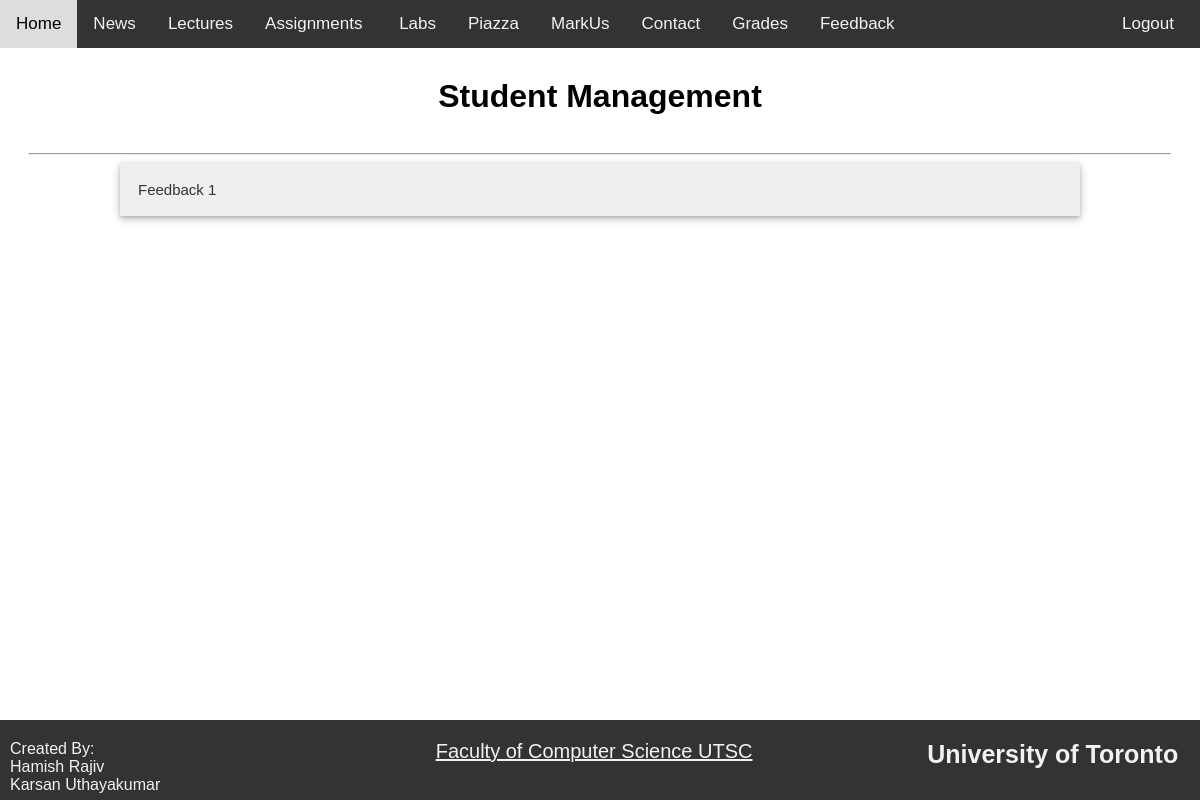
Before: /viewFeedback (signed in) with the older database file.
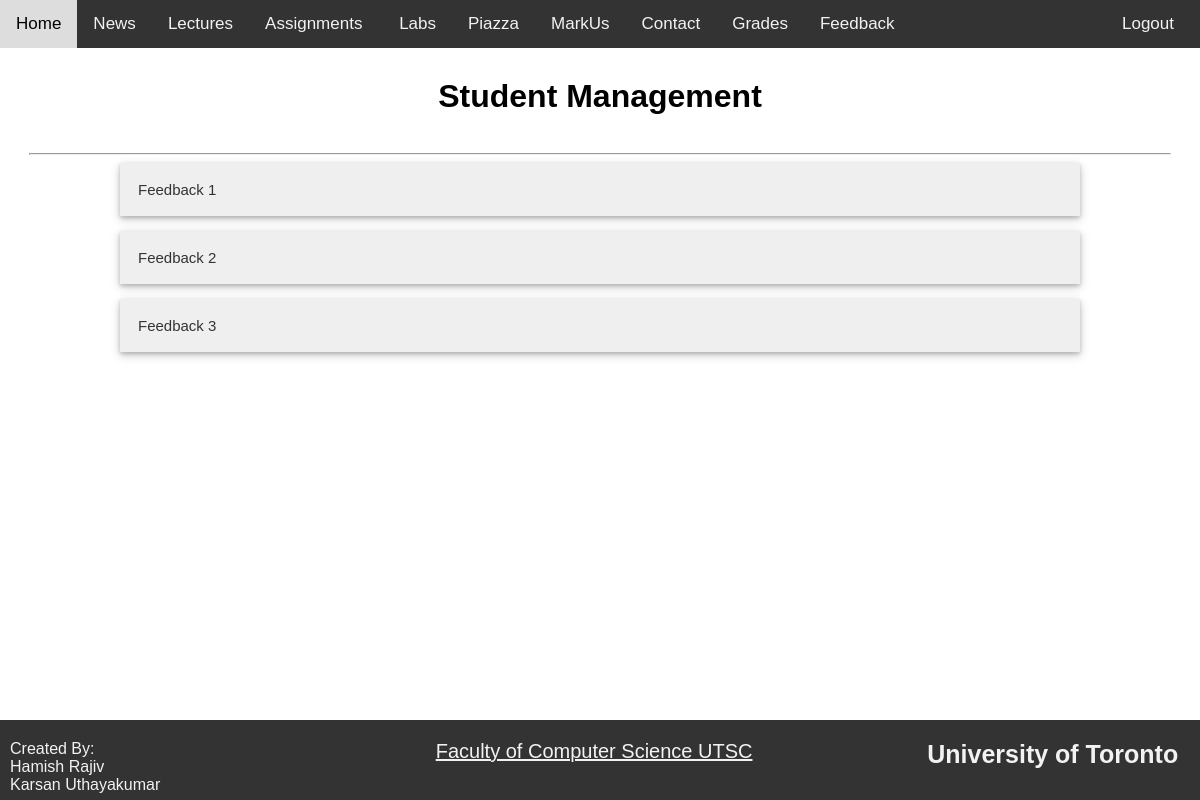
After: the same page with the newer database file.
### databaseSchema.py (models this page shows)
class Feedback(Base):
    __tablename__ = "feedback"
    id = Column(Integer, primary_key=True)
    instructorId = Column(Integer,  ForeignKey('instructor.id'))
    q1 = Column(String)
    q2 = Column(String)
    q3 = Column(String)
    q4 = Column(String)

### app.py (the view)
@app.route('/viewFeedback')
def viewFeedback():
    if session.get("logged_in") == False:
        return logout()
    feedback = s.query(Instructor).filter_by(username=session.get("userName")).first().feedbacks
    return render_template("viewFeedback.html", accType=session.get("accountType"), feedback=feedback)

### app.py (called while the page is built)
@app.teardown_request
def remove_session(ex=None):
    s.remove()

### templates/viewFeedback.html (shortened to what this page needs)
{% extends "layout.html" %}
{% block content %}
<div class="pageHeader">
    <h1> Student Management</h1>
</div>
<hr>
<div class="content">
    <div id="viewFeedback">
        {% for f in feedback %}
        <button type="button" class="collapsible">Feedback {{feedback.index(f)+1}}</button>
        {% endfor %}
    </div>
</div>
{% endblock %}

Changed rows visible on the page:
added Feedback: feedback "2"
added Feedback: feedback "3"
